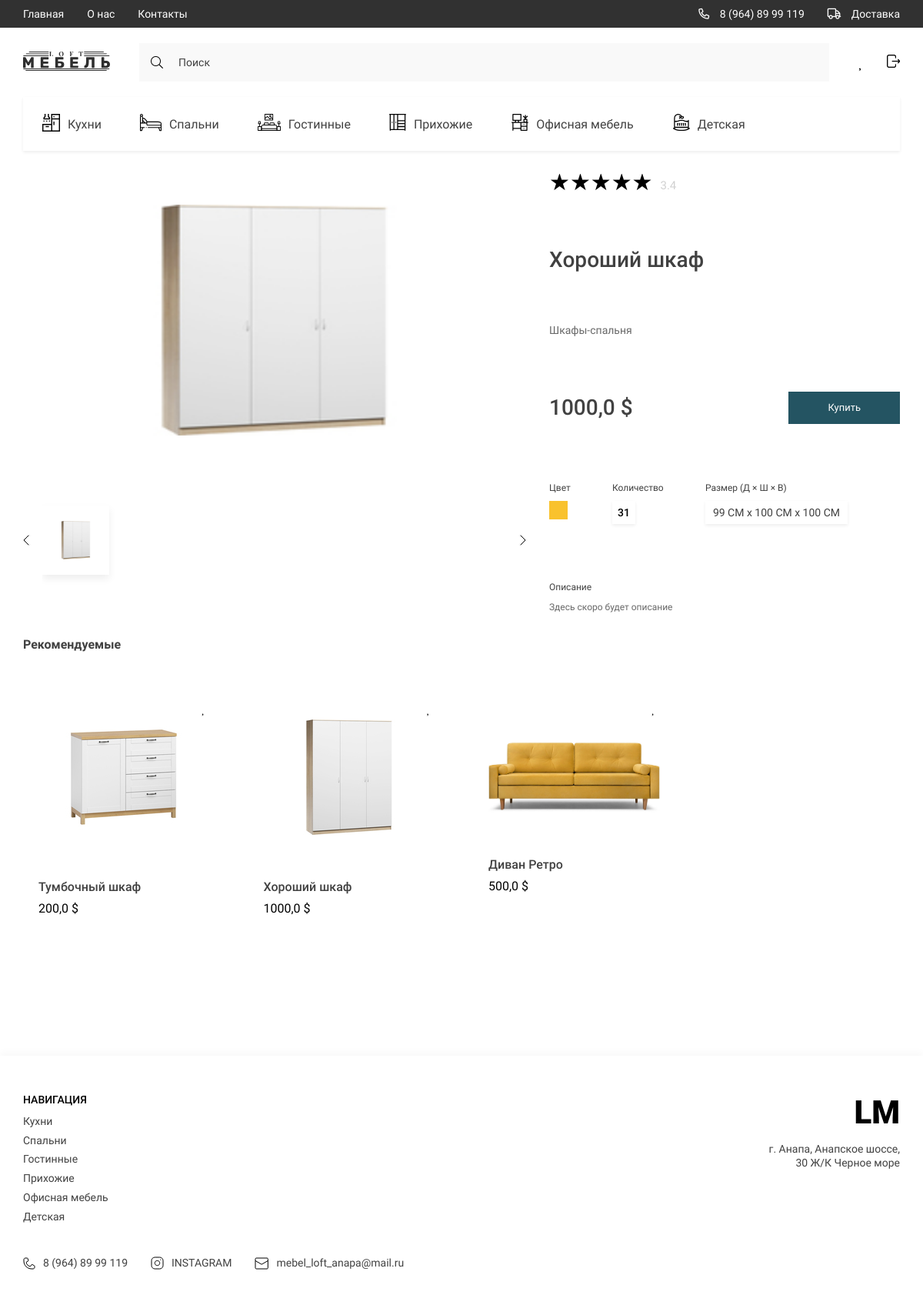
/product_detail/horoshij-shkaf/, run on the app's committed database.
### store/models.py (models this page shows, shortened)
class Category(models.Model):
    title = models.CharField(max_length=150, verbose_name='Название категории')
    slug = models.SlugField(unique=True, null=True)
    parent = models.ForeignKey('self', on_delete=models.CASCADE, null=True, blank=True, verbose_name='Категория',
                               related_name='subcategories')
    icon = models.FileField(upload_to='categories/', default='Нет фото', verbose_name='Изображение категорий')
    def get_absolute_url(self):
        return reverse('category_page', kwargs={'slug': self.slug})
    def get_image_category(self):
        if self.icon:
            return self.icon.url
        else:
            return ''
    def __str__(self):
        return self.title
    class Meta:
        verbose_name = 'Категория'
        verbose_name_plural = 'Категории'

class Gallery(models.Model):
    image = models.ImageField(upload_to='products/', verbose_name='Изображение товаров')
    product = models.ForeignKey(Product, on_delete=models.CASCADE, related_name='images')
    class Meta:
        verbose_name = 'Изображение'
        verbose_name_plural = 'Изображения'

class Product(models.Model):
    title = models.CharField(max_length=150, verbose_name='Название товара')
    price = models.FloatField(verbose_name='Цена')
    created_at = models.DateTimeField(auto_now_add=True, verbose_name='Дата добавление')
    quantity = models.IntegerField(default=0, verbose_name='Колиество товара')
    description = models.TextField(default='Здесь скоро будет описание', verbose_name='Описание товара')
    category = models.ForeignKey(Category, on_delete=models.CASCADE, verbose_name='Категоря товара',
                                 related_name='products')
    slug = models.SlugField(unique=True, null=True)
    length = models.CharField(max_length=100, default='100 CM', verbose_name='Длина')
    width = models.CharField(max_length=100, default='100 CM', verbose_name='Ширина')
    height = models.CharField(max_length=100, default='100 CM', verbose_name='Высота')
    def get_absolute_url(self):
        return reverse('product_detail', kwargs={'slug': self.slug})
    def get_image_product(self):
        if self.images:
            try:
                return self.images.first().image.url
            except:
                return ''
        else:
            return ''
    class Meta:
        verbose_name = 'Продукт'
        verbose_name_plural = 'Продукты'

### store/views.py (the view)
# urls.py: path('product_detail/<slug:slug>/', ProductDetail.as_view(), name='product_detail'),
class ProductDetail(DetailView):
    model = Product
    context_object_name = 'product'
    def get_context_data(self, **kwargs):
        context = super().get_context_data()
        product = Product.objects.get(slug=self.kwargs['slug'])
        context['title'] = f'{product.category}: {product.title}'
        fav = len(FavoriteProduct.objects.filter(product=product))
        context['fav'] =fav
        images = product.images.all()
        if images:
            context['product_image_1'] = images[0]
        products = Product.objects.all()
        data = []
        for i in range(4):
            random_index = randint(0, len(products) - 1)
            p = products[random_index]
            if p not in data:
                data.append(p)
        context['products'] = data
        colors = product.colors.all()
        for i in colors:
            i = i.color
        context['colors'] = i
        return context

### store/templatetags/store_tags.py (called while the page is built)
@register.simple_tag()
def get_categories():
    return Category.objects.filter(parent=None)

### store/templates/store/product_detail.html (shortened to what this page needs)
{% extends 'base.html' %}
{% block main %}
<header class="header">
            <div class="container">
                <div class="header__content">
                    <div class="product__slider">
                        {% include 'store/components/_product__slider_content.html' %}
                        {% include 'store/components/_product__slider_parameters.html' %}
                    </div>
                </div>
            </div>
        </header>
{% include 'store/components/_main_detail_card.html' %}
{% endblock main %}

### templates/components/_nav__catigories.html
{% load store_tags %}
{% get_categories as categories %}
{% load static %}
<ul class="header__list _categories">
    {% for category in categories %}
    <li>
        <a href="{{ category.get_absolute_url }}" class="header__list-links">
                                <span class="header__list-img">
                                    <img src="{{ category.get_image_category }}" alt="icons">
                                </span>
            {{category.title}}
        </a>
    </li>
    {% endfor %}
</ul>

### store/templates/store/components/_product__slider_content.html
{% load static %}
<div class="product__slider-content">
    <div class="sliderLines">
        {% for image in product.images.all %}
        {% if image == product_image_1 %}
        <div class="product__slider-item active">
            <img height="300px" src="{{ image.image.url }}" alt="banner"
                 class="product__slider-img">
        </div>
        {% else %}
        <div class="product__slider-item">
            <img height="300px" src="{{ image.image.url }}" alt="banner"
                 class="product__slider-img">
        </div>
        {% endif %}
        {% endfor %}
    </div>
    <div class="product__slider-panel text-center">
        <ul class="product__slider-indicators">
            {% for image in product.images.all %}
            <li>
                <a href="#!" class="indicators__links active">
                    <img height="50px" src="{{ image.image.url }}" alt="products">
                </a>
            </li>
            {% endfor %}
        </ul>
        <div class="product__slider-btns">
            <button class="btn__next">
                <img src="{% static 'store/assets/icons/arrow-black.svg' %}" alt="arrow">
            </button>
            <button class="btn__prev">
                <img src="{% static 'store/assets/icons/arrow-black.svg' %}" alt="arrow">
            </button>
        </div>
    </div>
</div>

### store/templates/store/components/_product__slider_parameters.html (shortened to what this page needs)
{% load static %}
<div class="product__slider-parameters">
    <div class="product__raiting">
        <div class="product__raiting-body">
            <div class="product__raiting-active"></div>
            <div class="product__raiting-items">
            </div>
        </div>
        <div class="product__raiting-value">3.4</div>
    </div>
    <h1 class="product__title">{{product.title}}</h1>
    <span class="product__categories">{{ product.category }}</span>
    <div class="product__links">
        <h2 class="product__links-price"><span>{{ product.price }}</span> $</h2>
        {% if product.quantity > 0 %}
        <a href="{% url 'to_cart' product.pk 'add' %}" class="product__links-buy">Купить</a>
        {% else %}
        <a href="" class="product__links-buy">Нет в наличии</a>
        {% endif %}
    </div>
    <ul class="paremeters__list">
        <li class="paremetes__list-item">
            <h3 class="paremeters__list-title">Цвет</h3>
                <div class="parameters__color">
                    <img width="24px" height="24px" src="{{ colors.url }}" alt="">
                </div>
        </li>
        <li class="paremetes__list-item">
            <h3 class="paremeters__list-title">Количество</h3>
                <div class="paremeters__count"><span>{{ product.quantity }}</span></div>
        </li>
        <li class="paremetes__list-item">
            <h3 class="paremeters__list-title">Размер (Д × Ш × В)</h3>
                <div class="paremeters__size">{{ product.length }} x {{ product.width }} x {{ product.height }}</div>
        </li>
    </ul>
    <p class="product__descr">
        <span class="product__descr-title">Описание</span>
        {{ product.description }}
    </p>
</div>

### store/templates/store/components/_product_card.html (shortened to what this page needs)
{% load store_tags %}
<div class="products__item">
    {% if request.user.is_authenticated %}
    {% get_favorite_products request.user as fav_products %}
    {% endif %}
        {% if product in fav_products and request.user.is_authenticated %}
        <a href="{% url 'add_favorite' product.slug %}" class="like_activate">
        </a>
        {% else %}
        <a href="{% url 'add_favorite' product.slug %}" class="like">
        </a>
        {% endif %}
    <a href="{{ product.get_absolute_url }}"> <img src="{{ product.get_image_product }}" alt=""
                                   class="products__item-img"></a>
    <div class="products__item-text">
        <h3 class="products__item-title">{{ product.title }}</h3>
        <div class="products__item-price">{{ product.price  }} $</div>
    </div>
</div>

### templates/components/_footer.html
{% load static %}
{% load store_tags %}
{% get_categories as categories %}
<footer class="footer">
        <div class="container">
            <div class="footer__content">
                <div class="footer__navigate">
                    <div class="footer__navigate-part">
                        <h2 class="footer__navigate-title">НАВИГАЦИЯ</h2>
                        {% for category in categories %}
                        <div class="footer__navigate-lists">
                            <ul class="footer__navigate-list">
                                <li><a href="{{ category.get_absolute_url }}" class="footer__navigate-links">{{category.title}}</a></li>
                            </ul>
                        </div>
                        {% endfor %}
                    </div>
                    <div class="footer__navigate-part _right">
                        <a href="./index.html" class="footer__logo">LM</a>
                        <p class="footer__adress">г. Анапа, Анапское шоссе, 30 Ж/К Черное море</p>
                    </div>
                </div>
                <div class="footer__social">
                    <ul class="footer__social-list">
                        <li>
                            <a href="tel:89648999119" class="footer__social-links">
                                <img src="{% static 'store/assets/icons/phone.svg' %}" alt="phone">
                                8 (964) 89 99 119
                            </a>
                        </li>
                        <li>
                            <a href="https://www.instagram.com/" target="_blank" class="footer__social-links">
                                <img src="{% static 'store/assets/icons/inst.svg' %}" alt="insta">
                                INSTAGRAM
                            </a>
                        </li>
                        <li>
                            <a href="mailto:mebel_loft_anapa@mail.ru" target="_blank" class="footer__social-links">
                                <img src="{% static 'store/assets/icons/mail.svg' %}" alt="mail">
                                mebel_loft_anapa@mail.ru
                            </a>
                        </li>
                    </ul>
                </div>
            </div>
        </div>
    </footer>

### data on the page
Category: get_image_category (picture), title "Кухни"
Category: get_image_category (picture), title "Спальни"
Category: get_image_category (picture), title "Гостинные"
Category: get_image_category (picture), title "Прихожие"
Category: get_image_category (picture), title "Офисная мебель"
Category: get_image_category (picture), title "Детская"
Gallery: image (picture)
Product: title "Хороший шкаф", category "Шкафы-спальня", price "1000,0", quantity "31", length "99 CM", width "100 CM", height "100 CM", description "Здесь скоро будет описание", get_image_product (picture)
Product: get_image_product (picture), title "Тумбочный шкаф", price "200,0"
Product: get_image_product (picture), title "Диван Ретро", price "500,0"
